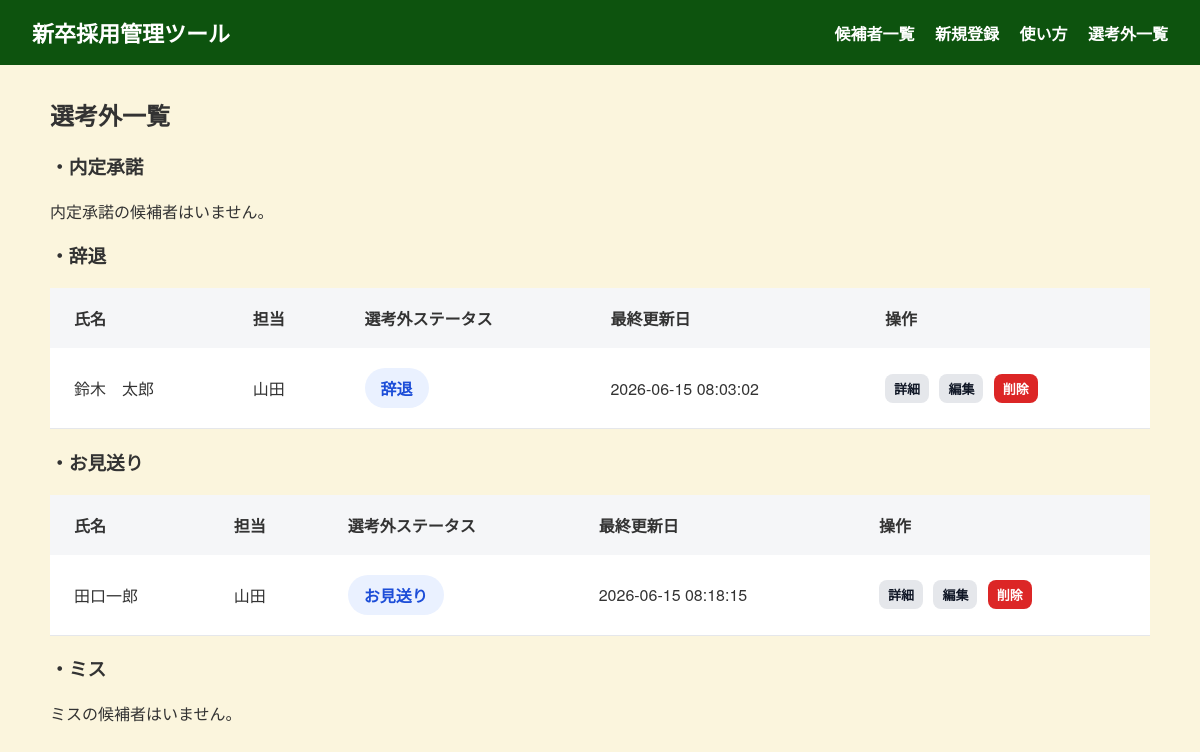
The app's page /addpage, older data.
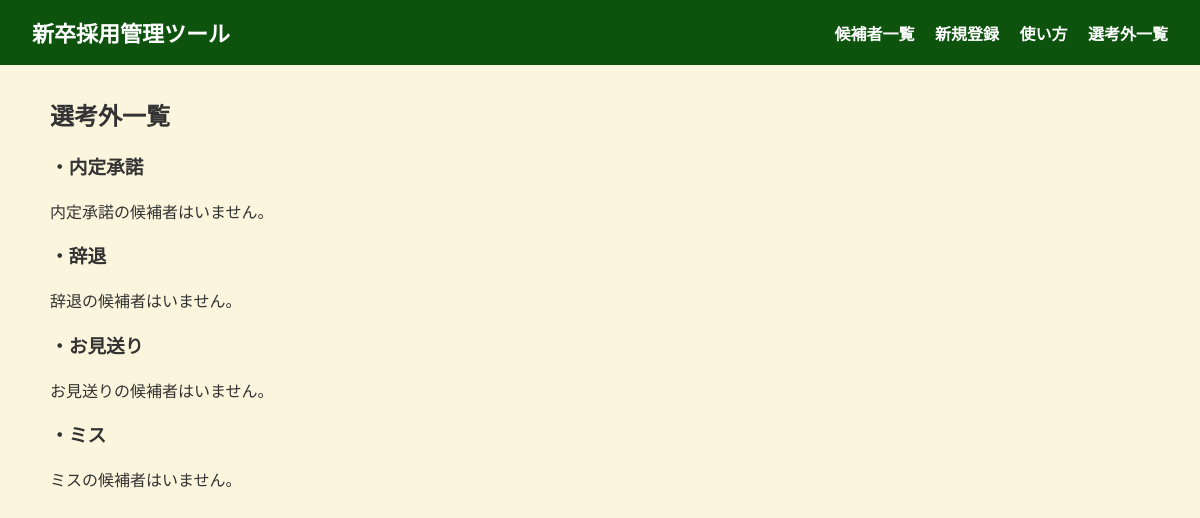
The same page, newer data.
### tables this page shows
CREATE TABLE candidates (
    id INTEGER PRIMARY KEY AUTOINCREMENT,
    name TEXT NOT NULL,
    owner TEXT,
    contact_status TEXT NOT NULL DEFAULT '未連絡',
    created_at TEXT NOT NULL DEFAULT CURRENT_TIMESTAMP,
    updated_at TEXT NOT NULL DEFAULT CURRENT_TIMESTAMP,
    last_updated_field TEXT DEFAULT '新規登録'
);

### app.py (the view)
@app.route("/addpage")
def addpage():
    conn = sqlite3.connect("recruit.db")
    conn.row_factory = sqlite3.Row
    cur = conn.cursor()
    cur.execute("""
        SELECT *
        FROM candidates
        WHERE contact_status = '内定承諾'
        ORDER BY updated_at DESC
    """)
    completed_candidates = cur.fetchall()
    cur.execute("""
        SELECT *
        FROM candidates
        WHERE contact_status = '辞退'
        ORDER BY updated_at DESC
    """)
    decline_candidates = cur.fetchall()
    cur.execute("""
        SELECT *
        FROM candidates
        WHERE contact_status = 'お見送り'
        ORDER BY updated_at DESC
    """)
    seeing_candidates = cur.fetchall()
    cur.execute("""
        SELECT *
        FROM candidates
        WHERE contact_status = 'ミス'
        ORDER BY updated_at DESC
    """)
    miss_candidates = cur.fetchall()
    conn.close()
    return render_template(
        "addpage.html",
        completed_candidates=completed_candidates,
        decline_candidates=decline_candidates,
        seeing_candidates=seeing_candidates,
        miss_candidates=miss_candidates
    )

### templates/addpage.html
{% extends "base.html" %}
{% block content %}
<link rel="stylesheet" href="{{ url_for('static', filename='css/addpage.css') }}">
<h2>選考外一覧</h2>
<h3>・内定承諾</h3>
{% if completed_candidates %}
<table class="candidate-table">
  <thead>
    <tr>
      <th>氏名</th>
      <th>担当</th>
      <th>連絡ステータス</th>
      <th>選考フェーズ</th>
      <th>操作</th>
    </tr>
  </thead>
  <tbody>
    {% for candidate in completed_candidates %}
    <tr>
  <td>{{ candidate.name }}</td>
  <td>{{ candidate.owner }}</td>
  <td>
    <span class="status-badge">
      {{ candidate.contact_status }}
    </span>
  </td>
  <td>{{ candidate.updated_at or "-" }}</td>
      <td>
        <a class="btn small" href="{{ url_for('detail_candidate', id=candidate.id) }}">詳細</a>
        <a class="btn small" href="{{ url_for('edit_candidate', id=candidate.id) }}">編集</a>
    <form class="inline-form" action="{{ url_for('delete_candidate', id=candidate.id) }}" method="POST">
      <button class="btn small danger" type="submit" onclick="return confirmDelete();">
        削除
      </button>
    </form>
  </td>
</tr>
    {% endfor %}
  </tbody>
</table>
{% else %}
  <p>内定承諾の候補者はいません。</p>
{% endif %}
<h3>・辞退</h3>
{% if decline_candidates %}
<table class="candidate-table">
  <thead>
    <tr>
      <th>氏名</th>
      <th>担当</th>
      <th>選考外ステータス</th>
      <th>最終更新日</th>
      <th>操作</th>
    </tr>
  </thead>
  <tbody>
    {% for candidate in decline_candidates %}
    <tr>
  <td>{{ candidate.name }}</td>
  <td>{{ candidate.owner }}</td>
  <td>
    <span class="status-badge">
      {{ candidate.contact_status }}
    </span>
  </td>
  <td>{{ candidate.updated_at or "-" }}</td>
  <td>
        <a class="btn small" href="{{ url_for('detail_candidate', id=candidate.id) }}">詳細</a>
        <a class="btn small" href="{{ url_for('edit_candidate', id=candidate.id) }}">編集</a>
    <form class="inline-form" action="{{ url_for('delete_candidate', id=candidate.id) }}" method="POST">
      <button class="btn small danger" type="submit" onclick="return confirmDelete();">
        削除
      </button>
    </form>
  </td>
</tr>
    {% endfor %}
  </tbody>
</table>
{% else %}
  <p>辞退の候補者はいません。</p>
{% endif %}
<h3>・お見送り</h3>
{% if seeing_candidates %}
<table class="candidate-table">
  <thead>
    <tr>
      <th>氏名</th>
      <th>担当</th>
      <th>選考外ステータス</th>
      <th>最終更新日</th>
      <th>操作</th>
    </tr>
  </thead>
  <tbody>
    {% for candidate in seeing_candidates %}
    <tr>
  <td>{{ candidate.name }}</td>
  <td>{{ candidate.owner }}</td>
  <td>
    <span class="status-badge">
      {{ candidate.contact_status }}
    </span>
  </td>
  <td>{{ candidate.updated_at or "-" }}</td>
  <td>
        <a class="btn small" href="{{ url_for('detail_candidate', id=candidate.id) }}">詳細</a>
        <a class="btn small" href="{{ url_for('edit_candidate', id=candidate.id) }}">編集</a>
    <form class="inline-form" action="{{ url_for('delete_candidate', id=candidate.id) }}" method="POST">
      <button class="btn small danger" type="submit" onclick="return confirmDelete();">
        削除
      </button>
    </form>
  </td>
</tr>
    {% endfor %}
  </tbody>
</table>
{% else %}
  <p>お見送りの候補者はいません。</p>
{% endif %}
<h3>・ミス</h3>
{% if miss_candidates %}
<table class="candidate-table">
  <thead>
    <tr>
      <th>氏名</th>
      <th>担当</th>
      <th>選考外ステータス</th>
      <th>最終更新日</th>
      <th>操作</th>
    </tr>
  </thead>
  <tbody>
    {% for candidate in miss_candidates %}
    <tr>
  <td>{{ candidate.name }}</td>
  <td>{{ candidate.owner }}</td>
  <td>
    <span class="status-badge">
      {{ candidate.contact_status }}
    </span>
  </td>
  <td>{{ candidate.updated_at or "-" }}</td>
  <td>
        <a class="btn small" href="{{ url_for('detail_candidate', id=candidate.id) }}">詳細</a>
        <a class="btn small" href="{{ url_for('edit_candidate', id=candidate.id) }}">編集</a>
    <form class="inline-form" action="{{ url_for('delete_candidate', id=candidate.id) }}" method="POST">
      <button class="btn small danger" type="submit" onclick="return confirmDelete();">
        削除
      </button>
    </form>
  </td>
</tr>
    {% endfor %}
  </tbody>
</table>
{% else %}
  <p>ミスの候補者はいません。</p>
{% endif %}
{% endblock %}

Row changes from the older to the newer data that the page shows:
no longer on this page (row edited): candidates: name "鈴木 太郎", owner "山田", contact_status "辞退", updated_at "2026-06-15 08:03:02", shown under "・辞退"
removed candidates: name "田口一郎", owner "山田", contact_status "お見送り", updated_at "2026-06-15 08:18:15", shown under "・お見送り"
Text that changed along with them:
text no longer shown: "氏名 担当 選考外ステータス 最終更新日 操作 氏名 担当 選考外ステータス 最終更新日 操作"
text now shown: "辞退の候補者はいません。 お見送りの候補者はいません。"
